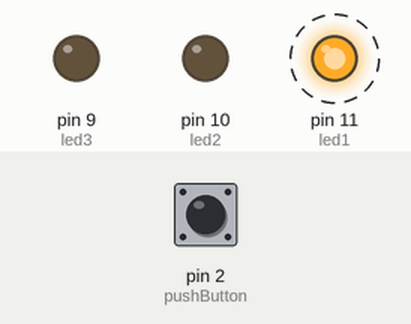
Simulated run of this sketch. Board: Arduino Uno, built with avr-gcc and run on an emulated ATmega328P. On the bench: output pins drawn as LEDs (lit = HIGH). Dashed ring = blinking. The test bench sets the inputs (shaded band); at power-on: pin 2 (pushButton) HIGH.

Above: at 0.13 s.
At 1.2 s:
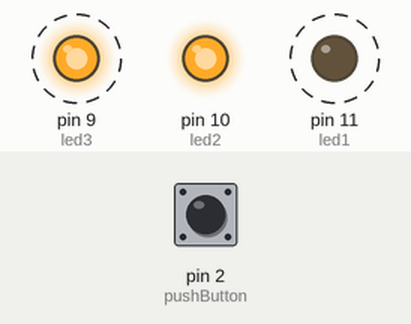
1.3 s: pin 2 (pushButton) pulled LOW for 3.2 s
At 2.3 s:
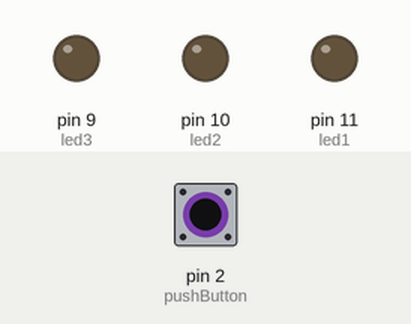
Timing chart, 0 to 13.5 s (numbered marks = the images above; inputs shaded):
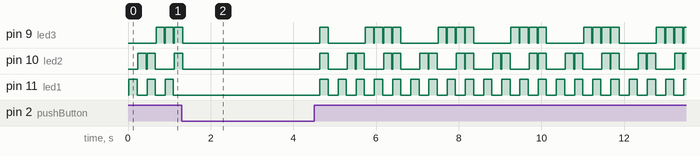

Measured:
- by itself, pin 9 (led3): repeats every 1.8 s: HIGH 0.20 s, LOW 0.90 s, 3 × (HIGH 0.20 s, LOW 0.02 s)
- by itself, pin 10 (led2): repeats every 0.88 s: HIGH 0.20 s, LOW 0.46 s, HIGH 0.20 s, LOW 0.02 s

The sketch:

3-Bit_Binary_Counter.ino
```cpp
int led1 = 11;
int led2 = 10;
int led3 = 9;
int pushButton = 2;
int buttonState;
int count = 0;
int wait = 200;


void setup() {
  pinMode(led1, OUTPUT);
  pinMode(led2, OUTPUT);
  pinMode(led3, OUTPUT);
  pinMode(pushButton, INPUT);

}

void loop() {
  digitalWrite(led1, LOW);
  digitalWrite(led2, LOW);
  digitalWrite(led3, LOW);

  buttonState = digitalRead(pushButton);
  delay(20);

  if (buttonState == LOW) {
    //DO NOTHING
  }
  else {
    count++;
    if ((count % 2) > 0) {
      digitalWrite(led1, HIGH);
    }

    if ((count % 4) > 1) {
      digitalWrite(led2, HIGH);
    }

    if ((count % 8) > 3) {
      digitalWrite(led3, HIGH);
    }

  } delay(wait);


}
```
